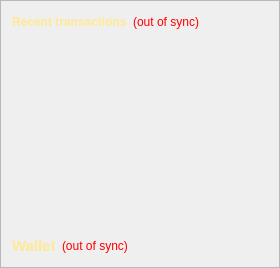
      <widget class="QFrame" name="frame_2">
       <property name="frameShape">
        <enum>QFrame::StyledPanel</enum>
       </property>
       <property name="frameShadow">
        <enum>QFrame::Raised</enum>
       </property>
       <layout class="QVBoxLayout" name="verticalLayout">
        <item>
         <layout class="QHBoxLayout" name="horizontalLayout_2">
          <item>
           <widget class="QLabel" name="label_4">
            <property name="palette">
             <palette>
              <active>
               <colorrole role="WindowText">
                <brush brushstyle="SolidPattern">
                 <color alpha="255">
                  <red>255</red>
                  <green>233</green>
                  <blue>147</blue>
                 </color>
                </brush>
               </colorrole>
               <colorrole role="Button">
                <brush brushstyle="SolidPattern">
                 <color alpha="255">
                  <red>255</red>
                  <green>233</green>
                  <blue>147</blue>
                 </color>
                </brush>
               </colorrole>
               <colorrole role="Light">
                <brush brushstyle="SolidPattern">
                 <color alpha="255">
                  <red>255</red>
                  <green>255</green>
                  <blue>255</blue>
                 </color>
                </brush>
               </colorrole>
               <colorrole role="Midlight">
                <brush brushstyle="SolidPattern">
                 <color alpha="255">
                  <red>255</red>
                  <green>244</green>
                  <blue>201</blue>
                 </color>
                </brush>
               </colorrole>
               <colorrole role="Dark">
                <brush brushstyle="SolidPattern">
                 <color alpha="255">
                  <red>127</red>
                  <green>116</green>
                  <blue>73</blue>
                 </color>
                </brush>
               </colorrole>
               <colorrole role="Mid">
                <brush brushstyle="SolidPattern">
                 <color alpha="255">
                  <red>170</red>
                  <green>155</green>
                  <blue>98</blue>
                 </color>
                </brush>
               </colorrole>
               <colorrole role="Text">
                <brush brushstyle="SolidPattern">
                 <color alpha="255">
                  <red>255</red>
                  <green>233</green>
                  <blue>147</blue>
                 </color>
                </brush>
               </colorrole>
               <colorrole role="BrightText">
                <brush brushstyle="SolidPattern">
                 <color alpha="255">
                  <red>255</red>
                  <green>255</green>
                  <blue>255</blue>
                 </color>
                </brush>
               </colorrole>
               <colorrole role="ButtonText">
                <brush brushstyle="SolidPattern">
                 <color alpha="255">
                  <red>255</red>
                  <green>233</green>
                  <blue>147</blue>
                 </color>
                </brush>
               </colorrole>
               <colorrole role="Base">
                <brush brushstyle="SolidPattern">
                 <color alpha="255">
                  <red>255</red>
                  <green>255</green>
                  <blue>255</blue>
                 </color>
                </brush>
               </colorrole>
               <colorrole role="Window">
                <brush brushstyle="SolidPattern">
                 <color alpha="255">
                  <red>255</red>
                  <green>233</green>
                  <blue>147</blue>
                 </color>
                </brush>
               </colorrole>
               <colorrole role="Shadow">
                <brush brushstyle="SolidPattern">
                 <color alpha="255">
                  <red>255</red>
                  <green>233</green>
                  <blue>147</blue>
                 </color>
                </brush>
               </colorrole>
               <colorrole role="AlternateBase">
                <brush brushstyle="SolidPattern">
                 <color alpha="255">
                  <red>255</red>
                  <green>244</green>
                  <blue>201</blue>
                 </color>
                </brush>
               </colorrole>
               <colorrole role="ToolTipBase">
                <brush brushstyle="SolidPattern">
                 <color alpha="255">
                  <red>255</red>
                  <green>255</green>
                  <blue>220</blue>
                 </color>
                </brush>
               </colorrole>
               <colorrole role="ToolTipText">
                <brush brushstyle="SolidPattern">
                 <color alpha="255">
                  <red>255</red>
                  <green>233</green>
                  <blue>147</blue>
                 </color>
                </brush>
               </colorrole>
              </active>
              <inactive>
               <colorrole role="WindowText">
                <brush brushstyle="SolidPattern">
                 <color alpha="255">
                  <red>255</red>
                  <green>233</green>
                  <blue>147</blue>
                 </color>
                </brush>
               </colorrole>
               <colorrole role="Button">
                <brush brushstyle="SolidPattern">
                 <color alpha="255">
                  <red>255</red>
                  <green>233</green>
                  <blue>147</blue>
                 </color>
                </brush>
               </colorrole>
               <colorrole role="Light">
                <brush brushstyle="SolidPattern">
                 <color alpha="255">
                  <red>255</red>
                  <green>255</green>
                  <blue>255</blue>
                 </color>
                </brush>
               </colorrole>
               <colorrole role="Midlight">
                <brush brushstyle="SolidPattern">
                 <color alpha="255">
                  <red>255</red>
                  <green>244</green>
                  <blue>201</blue>
                 </color>
                </brush>
               </colorrole>
               <colorrole role="Dark">
                <brush brushstyle="SolidPattern">
                 <color alpha="255">
                  <red>127</red>
                  <green>116</green>
                  <blue>73</blue>
                 </color>
                </brush>
               </colorrole>
               <colorrole role="Mid">
                <brush brushstyle="SolidPattern">
                 <color alpha="255">
                  <red>170</red>
                  <green>155</green>
                  <blue>98</blue>
                 </color>
                </brush>
               </colorrole>
               <colorrole role="Text">
                <brush brushstyle="SolidPattern">
                 <color alpha="255">
                  <red>255</red>
                  <green>233</green>
                  <blue>147</blue>
                 </color>
                </brush>
               </colorrole>
               <colorrole role="BrightText">
                <brush brushstyle="SolidPattern">
                 <color alpha="255">
                  <red>255</red>
                  <green>255</green>
                  <blue>255</blue>
                 </color>
                </brush>
               </colorrole>
               <colorrole role="ButtonText">
                <brush brushstyle="SolidPattern">
                 <color alpha="255">
                  <red>255</red>
                  <green>233</green>
                  <blue>147</blue>
                 </color>
                </brush>
               </colorrole>
               <colorrole role="Base">
                <brush brushstyle="SolidPattern">
                 <color alpha="255">
                  <red>255</red>
                  <green>255</green>
                  <blue>255</blue>
                 </color>
                </brush>
               </colorrole>
               <colorrole role="Window">
                <brush brushstyle="SolidPattern">
                 <color alpha="255">
                  <red>255</red>
                  <green>233</green>
                  <blue>147</blue>
                 </color>
                </brush>
               </colorrole>
               <colorrole role="Shadow">
                <brush brushstyle="SolidPattern">
                 <color alpha="255">
                  <red>255</red>
                  <green>233</green>
                  <blue>147</blue>
                 </color>
                </brush>
               </colorrole>
               <colorrole role="AlternateBase">
                <brush brushstyle="SolidPattern">
                 <color alpha="255">
                  <red>255</red>
                  <green>244</green>
                  <blue>201</blue>
                 </color>
                </brush>
               </colorrole>
               <colorrole role="ToolTipBase">
                <brush brushstyle="SolidPattern">
                 <color alpha="255">
                  <red>255</red>
                  <green>255</green>
                  <blue>220</blue>
                 </color>
                </brush>
               </colorrole>
               <colorrole role="ToolTipText">
                <brush brushstyle="SolidPattern">
                 <color alpha="255">
                  <red>255</red>
                  <green>233</green>
                  <blue>147</blue>
                 </color>
                </brush>
               </colorrole>
              </inactive>
              <disabled>
               <colorrole role="WindowText">
                <brush brushstyle="SolidPattern">
                 <color alpha="255">
                  <red>127</red>
                  <green>116</green>
                  <blue>73</blue>
                 </color>
                </brush>
               </colorrole>
               <colorrole role="Button">
                <brush brushstyle="SolidPattern">
                 <color alpha="255">
                  <red>255</red>
                  <green>233</green>
                  <blue>147</blue>
                 </color>
                </brush>
               </colorrole>
               <colorrole role="Light">
                <brush brushstyle="SolidPattern">
                 <color alpha="255">
                  <red>255</red>
                  <green>255</green>
                  <blue>255</blue>
                 </color>
                </brush>
               </colorrole>
               <colorrole role="Midlight">
                <brush brushstyle="SolidPattern">
                 <color alpha="255">
                  <red>255</red>
                  <green>244</green>
                  <blue>201</blue>
                 </color>
                </brush>
               </colorrole>
               <colorrole role="Dark">
                <brush brushstyle="SolidPattern">
                 <color alpha="255">
                  <red>127</red>
                  <green>116</green>
                  <blue>73</blue>
                 </color>
                </brush>
               </colorrole>
               <colorrole role="Mid">
                <brush brushstyle="SolidPattern">
                 <color alpha="255">
                  <red>170</red>
                  <green>155</green>
                  <blue>98</blue>
                 </color>
                </brush>
               </colorrole>
               <colorrole role="Text">
                <brush brushstyle="SolidPattern">
                 <color alpha="255">
                  <red>127</red>
                  <green>116</green>
                  <blue>73</blue>
                 </color>
                </brush>
               </colorrole>
               <colorrole role="BrightText">
                <brush brushstyle="SolidPattern">
                 <color alpha="255">
                  <red>255</red>
                  <green>255</green>
                  <blue>255</blue>
                 </color>
                </brush>
               </colorrole>
               <colorrole role="ButtonText">
                <brush brushstyle="SolidPattern">
                 <color alpha="255">
                  <red>127</red>
                  <green>116</green>
                  <blue>73</blue>
                 </color>
                </brush>
               </colorrole>
               <colorrole role="Base">
                <brush brushstyle="SolidPattern">
                 <color alpha="255">
                  <red>255</red>
                  <green>233</green>
                  <blue>147</blue>
                 </color>
                </brush>
               </colorrole>
               <colorrole role="Window">
                <brush brushstyle="SolidPattern">
                 <color alpha="255">
                  <red>255</red>
                  <green>233</green>
                  <blue>147</blue>
                 </color>
                </brush>
               </colorrole>
               <colorrole role="Shadow">
                <brush brushstyle="SolidPattern">
                 <color alpha="255">
                  <red>255</red>
                  <green>233</green>
                  <blue>147</blue>
                 </color>
                </brush>
               </colorrole>
               <colorrole role="AlternateBase">
                <brush brushstyle="SolidPattern">
                 <color alpha="255">
                  <red>255</red>
                  <green>233</green>
                  <blue>147</blue>
                 </color>
                </brush>
               </colorrole>
               <colorrole role="ToolTipBase">
                <brush brushstyle="SolidPattern">
                 <color alpha="255">
                  <red>255</red>
                  <green>255</green>
                  <blue>220</blue>
                 </color>
                </brush>
               </colorrole>
               <colorrole role="ToolTipText">
                <brush brushstyle="SolidPattern">
                 <color alpha="255">
                  <red>255</red>
                  <green>233</green>
                  <blue>147</blue>
                 </color>
                </brush>
               </colorrole>
              </disabled>
             </palette>
            </property>
            <property name="font">
             <font>
              <weight>75</weight>
              <bold>true</bold>
             </font>
            </property>
            <property name="text">
             <string>&lt;b&gt;Recent transactions&lt;/b&gt;</string>
            </property>
           </widget>
          </item>
          <item>
           <widget class="QLabel" name="labelTransactionsStatus">
            <property name="toolTip">
             <string>The displayed information may be out of date. Your wallet automatically synchronizes with the ChiliCoin network after a connection is established, but this process has not completed yet.</string>
            </property>
            <property name="styleSheet">
             <string notr="true">QLabel { color: red; }</string>
            </property>
            <property name="text">
             <string notr="true">(out of sync)</string>
            </property>
            <property name="alignment">
             <set>Qt::AlignRight|Qt::AlignTrailing|Qt::AlignVCenter</set>
            </property>
           </widget>
          </item>
          <item>
           <spacer name="horizontalSpacer">
            <property name="orientation">
             <enum>Qt::Horizontal</enum>
            </property>
            <property name="sizeHint" stdset="0">
             <size>
              <width>40</width>
              <height>20</height>
             </size>
            </property>
           </spacer>
          </item>
         </layout>
        </item>
        <item>
         <widget class="QListView" name="listTransactions">
          <property name="font">
           <font>
            <weight>75</weight>
            <bold>true</bold>
           </font>
          </property>
          <property name="styleSheet">
           <string notr="true">QListView { background: transparent; }</string>
          </property>
          <property name="frameShape">
           <enum>QFrame::NoFrame</enum>
          </property>
          <property name="verticalScrollBarPolicy">
           <enum>Qt::ScrollBarAlwaysOff</enum>
          </property>
          <property name="horizontalScrollBarPolicy">
           <enum>Qt::ScrollBarAlwaysOff</enum>
          </property>
          <property name="selectionMode">
           <enum>QAbstractItemView::NoSelection</enum>
          </property>
         </widget>
        </item>
        <item>
         <layout class="QHBoxLayout" name="horizontalLayout_4">
          <item>
           <widget class="QLabel" name="label_5">
            <property name="palette">
             <palette>
              <active>
               <colorrole role="WindowText">
                <brush brushstyle="SolidPattern">
                 <color alpha="255">
                  <red>255</red>
                  <green>233</green>
                  <blue>147</blue>
                 </color>
                </brush>
               </colorrole>
               <colorrole role="Button">
                <brush brushstyle="SolidPattern">
                 <color alpha="255">
                  <red>255</red>
                  <green>233</green>
                  <blue>147</blue>
                 </color>
                </brush>
               </colorrole>
               <colorrole role="Light">
                <brush brushstyle="SolidPattern">
                 <color alpha="255">
                  <red>255</red>
                  <green>255</green>
                  <blue>255</blue>
                 </color>
                </brush>
               </colorrole>
               <colorrole role="Midlight">
                <brush brushstyle="SolidPattern">
                 <color alpha="255">
                  <red>255</red>
                  <green>244</green>
                  <blue>201</blue>
                 </color>
                </brush>
               </colorrole>
               <colorrole role="Dark">
                <brush brushstyle="SolidPattern">
                 <color alpha="255">
                  <red>127</red>
                  <green>116</green>
                  <blue>73</blue>
                 </color>
                </brush>
               </colorrole>
               <colorrole role="Mid">
                <brush brushstyle="SolidPattern">
                 <color alpha="255">
                  <red>170</red>
                  <green>155</green>
                  <blue>98</blue>
                 </color>
                </brush>
               </colorrole>
               <colorrole role="Text">
                <brush brushstyle="SolidPattern">
                 <color alpha="255">
                  <red>255</red>
                  <green>233</green>
                  <blue>147</blue>
                 </color>
                </brush>
               </colorrole>
               <colorrole role="BrightText">
                <brush brushstyle="SolidPattern">
                 <color alpha="255">
                  <red>255</red>
                  <green>255</green>
                  <blue>255</blue>
                 </color>
                </brush>
               </colorrole>
               <colorrole role="ButtonText">
                <brush brushstyle="SolidPattern">
                 <color alpha="255">
                  <red>255</red>
                  <green>233</green>
                  <blue>147</blue>
                 </color>
                </brush>
               </colorrole>
               <colorrole role="Base">
                <brush brushstyle="SolidPattern">
                 <color alpha="255">
                  <red>255</red>
                  <green>255</green>
                  <blue>255</blue>
                 </color>
                </brush>
               </colorrole>
               <colorrole role="Window">
                <brush brushstyle="SolidPattern">
                 <color alpha="255">
                  <red>255</red>
                  <green>233</green>
                  <blue>147</blue>
                 </color>
                </brush>
               </colorrole>
               <colorrole role="Shadow">
                <brush brushstyle="SolidPattern">
                 <color alpha="255">
                  <red>255</red>
                  <green>233</green>
                  <blue>147</blue>
                 </color>
                </brush>
               </colorrole>
               <colorrole role="AlternateBase">
                <brush brushstyle="SolidPattern">
                 <color alpha="255">
                  <red>255</red>
                  <green>244</green>
                  <blue>201</blue>
                 </color>
                </brush>
               </colorrole>
               <colorrole role="ToolTipBase">
                <brush brushstyle="SolidPattern">
                 <color alpha="255">
                  <red>255</red>
                  <green>255</green>
                  <blue>220</blue>
                 </color>
                </brush>
               </colorrole>
               <colorrole role="ToolTipText">
                <brush brushstyle="SolidPattern">
                 <color alpha="255">
                  <red>255</red>
                  <green>233</green>
                  <blue>147</blue>
                 </color>
                </brush>
               </colorrole>
              </active>
              <inactive>
               <colorrole role="WindowText">
                <brush brushstyle="SolidPattern">
                 <color alpha="255">
                  <red>255</red>
                  <green>233</green>
                  <blue>147</blue>
                 </color>
                </brush>
               </colorrole>
               <colorrole role="Button">
                <brush brushstyle="SolidPattern">
                 <color alpha="255">
                  <red>255</red>
                  <green>233</green>
                  <blue>147</blue>
                 </color>
                </brush>
               </colorrole>
               <colorrole role="Light">
                <brush brushstyle="SolidPattern">
                 <color alpha="255">
                  <red>255</red>
                  <green>255</green>
                  <blue>255</blue>
                 </color>
                </brush>
               </colorrole>
               <colorrole role="Midlight">
                <brush brushstyle="SolidPattern">
                 <color alpha="255">
                  <red>255</red>
                  <green>244</green>
                  <blue>201</blue>
                 </color>
                </brush>
               </colorrole>
               <colorrole role="Dark">
                <brush brushstyle="SolidPattern">
                 <color alpha="255">
                  <red>127</red>
                  <green>116</green>
                  <blue>73</blue>
                 </color>
                </brush>
               </colorrole>
               <colorrole role="Mid">
                <brush brushstyle="SolidPattern">
                 <color alpha="255">
                  <red>170</red>
                  <green>155</green>
                  <blue>98</blue>
                 </color>
                </brush>
               </colorrole>
               <colorrole role="Text">
                <brush brushstyle="SolidPattern">
                 <color alpha="255">
                  <red>255</red>
                  <green>233</green>
                  <blue>147</blue>
                 </color>
                </brush>
               </colorrole>
               <colorrole role="BrightText">
                <brush brushstyle="SolidPattern">
                 <color alpha="255">
                  <red>255</red>
                  <green>255</green>
                  <blue>255</blue>
                 </color>
                </brush>
               </colorrole>
               <colorrole role="ButtonText">
                <brush brushstyle="SolidPattern">
                 <color alpha="255">
                  <red>255</red>
                  <green>233</green>
                  <blue>147</blue>
                 </color>
                </brush>
               </colorrole>
               <colorrole role="Base">
                <brush brushstyle="SolidPattern">
                 <color alpha="255">
                  <red>255</red>
                  <green>255</green>
                  <blue>255</blue>
                 </color>
                </brush>
               </colorrole>
               <colorrole role="Window">
                <brush brushstyle="SolidPattern">
                 <color alpha="255">
                  <red>255</red>
                  <green>233</green>
                  <blue>147</blue>
                 </color>
                </brush>
               </colorrole>
               <colorrole role="Shadow">
                <brush brushstyle="SolidPattern">
                 <color alpha="255">
                  <red>255</red>
                  <green>233</green>
                  <blue>147</blue>
                 </color>
                </brush>
               </colorrole>
               <colorrole role="AlternateBase">
                <brush brushstyle="SolidPattern">
                 <color alpha="255">
                  <red>255</red>
                  <green>244</green>
                  <blue>201</blue>
                 </color>
                </brush>
               </colorrole>
               <colorrole role="ToolTipBase">
                <brush brushstyle="SolidPattern">
                 <color alpha="255">
                  <red>255</red>
                  <green>255</green>
                  <blue>220</blue>
                 </color>
                </brush>
               </colorrole>
               <colorrole role="ToolTipText">
                <brush brushstyle="SolidPattern">
                 <color alpha="255">
                  <red>255</red>
                  <green>233</green>
                  <blue>147</blue>
                 </color>
                </brush>
               </colorrole>
              </inactive>
              <disabled>
               <colorrole role="WindowText">
                <brush brushstyle="SolidPattern">
                 <color alpha="255">
                  <red>127</red>
                  <green>116</green>
                  <blue>73</blue>
                 </color>
                </brush>
               </colorrole>
               <colorrole role="Button">
                <brush brushstyle="SolidPattern">
                 <color alpha="255">
                  <red>255</red>
                  <green>233</green>
                  <blue>147</blue>
                 </color>
                </brush>
               </colorrole>
               <colorrole role="Light">
                <brush brushstyle="SolidPattern">
                 <color alpha="255">
                  <red>255</red>
                  <green>255</green>
                  <blue>255</blue>
                 </color>
                </brush>
               </colorrole>
               <colorrole role="Midlight">
                <brush brushstyle="SolidPattern">
                 <color alpha="255">
                  <red>255</red>
                  <green>244</green>
                  <blue>201</blue>
                 </color>
                </brush>
               </colorrole>
               <colorrole role="Dark">
                <brush brushstyle="SolidPattern">
                 <color alpha="255">
                  <red>127</red>
                  <green>116</green>
                  <blue>73</blue>
                 </color>
                </brush>
               </colorrole>
               <colorrole role="Mid">
                <brush brushstyle="SolidPattern">
                 <color alpha="255">
                  <red>170</red>
                  <green>155</green>
                  <blue>98</blue>
                 </color>
                </brush>
               </colorrole>
               <colorrole role="Text">
                <brush brushstyle="SolidPattern">
                 <color alpha="255">
                  <red>127</red>
                  <green>116</green>
                  <blue>73</blue>
                 </color>
                </brush>
               </colorrole>
               <colorrole role="BrightText">
                <brush brushstyle="SolidPattern">
                 <color alpha="255">
                  <red>255</red>
                  <green>255</green>
                  <blue>255</blue>
                 </color>
                </brush>
               </colorrole>
               <colorrole role="ButtonText">
                <brush brushstyle="SolidPattern">
                 <color alpha="255">
                  <red>127</red>
                  <green>116</green>
                  <blue>73</blue>
                 </color>
                </brush>
               </colorrole>
               <colorrole role="Base">
                <brush brushstyle="SolidPattern">
                 <color alpha="255">
                  <red>255</red>
                  <green>233</green>
                  <blue>147</blue>
                 </color>
                </brush>
               </colorrole>
               <colorrole role="Window">
                <brush brushstyle="SolidPattern">
                 <color alpha="255">
                  <red>255</red>
                  <green>233</green>
                  <blue>147</blue>
                 </color>
                </brush>
               </colorrole>
               <colorrole role="Shadow">
                <brush brushstyle="SolidPattern">
                 <color alpha="255">
                  <red>255</red>
                  <green>233</green>
                  <blue>147</blue>
                 </color>
                </brush>
               </colorrole>
               <colorrole role="AlternateBase">
                <brush brushstyle="SolidPattern">
                 <color alpha="255">
                  <red>255</red>
                  <green>233</green>
                  <blue>147</blue>
                 </color>
                </brush>
               </colorrole>
               <colorrole role="ToolTipBase">
                <brush brushstyle="SolidPattern">
                 <color alpha="255">
                  <red>255</red>
                  <green>255</green>
                  <blue>220</blue>
                 </color>
                </brush>
               </colorrole>
               <colorrole role="ToolTipText">
                <brush brushstyle="SolidPattern">
                 <color alpha="255">
                  <red>255</red>
                  <green>233</green>
                  <blue>147</blue>
                 </color>
                </brush>
               </colorrole>
              </disabled>
             </palette>
            </property>
            <property name="font">
             <font>
              <pointsize>11</pointsize>
              <weight>75</weight>
              <bold>true</bold>
             </font>
            </property>
            <property name="text">
             <string>Wallet</string>
            </property>
           </widget>
          </item>
          <item>
           <widget class="QLabel" name="labelWalletStatus">
            <property name="toolTip">
             <string>The displayed information may be out of date. Your wallet automatically synchronizes with the ChiliCoin network after a connection is established, but this process has not completed yet.</string>
            </property>
            <property name="styleSheet">
             <string notr="true">QLabel { color: red; }</string>
            </property>
            <property name="text">
             <string notr="true">(out of sync)</string>
            </property>
            <property name="alignment">
             <set>Qt::AlignLeading|Qt::AlignLeft|Qt::AlignVCenter</set>
            </property>
           </widget>
          </item>
          <item>
           <spacer name="horizontalSpacer_2">
            <property name="orientation">
             <enum>Qt::Horizontal</enum>
            </property>
            <property name="sizeHint" stdset="0">
             <size>
              <width>40</width>
              <height>20</height>
             </size>
            </property>
           </spacer>
          </item>
         </layout>
        </item>
       </layout>
      </widget>
